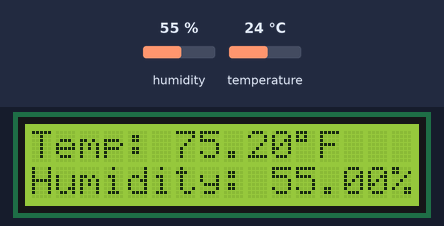
A sketch run on a simulated Arduino Uno, built with avr-gcc and run on an emulated ATmega328P. Parts: 16×2 character LCD. The inputs (shaded band) are chosen by the test bench; at power-on: humidity 55 %, temperature 24 °C. What the sketch prints to the serial monitor is not drawn.

Above: at 1.2 s.
1.3 s: humidity set to 22 %
At 6.5 s:
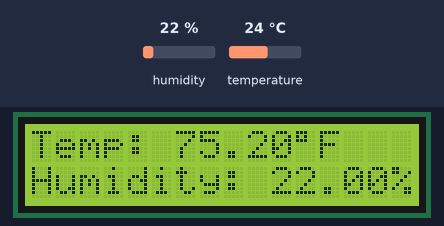
11.6 s: temperature set to 12 °C
At 15.5 s:
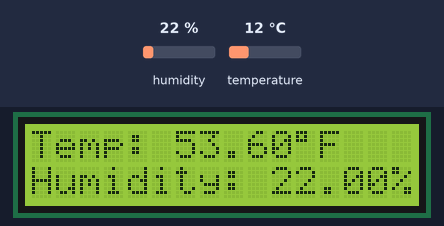
20.7 s: humidity set to 40 %
At 25.6 s:
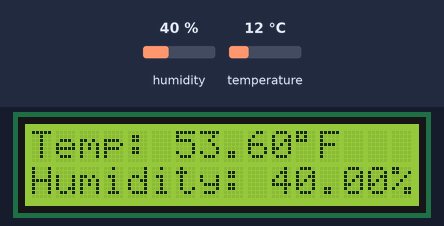
30.7 s: temperature set to 19 °C
At 35.8 s:
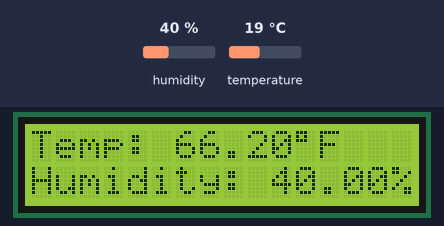
Timing chart, 0 to 37.3 s (numbered marks = the images above; inputs shaded):
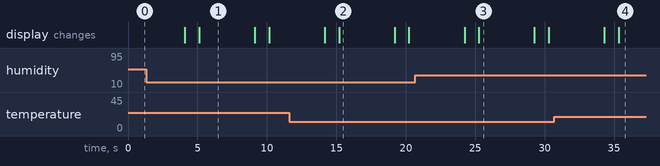

The sketch:

dht11withLCD.ino
```cpp
#include <dht.h>
#include <LiquidCrystal.h>

LiquidCrystal lcd(12, 11, 5, 4, 3, 2);

dht DHT;

#define DHT11_PIN 7

void setup(){
  Serial.begin(9600);
  Serial.println("Temperature Humidity");
  lcd.begin(16, 2);
}

//60000 ms per second
//3600000 ms per hour
//1000 ms per seccond
static int runHours = 8;
int minrun = 56;
static bool wait = true;
static bool stopincr = false; //true if already incremented, false if hours need incr

char * getTime(){
  //calling millis() counts number of ms since start of the program call...
  unsigned long allSeconds=millis()/1000;
  //int runHours= (allSeconds/3600 + hourrun) % 24;
  int secsRemaining=allSeconds%3600;
  int runMinutes= (secsRemaining/60  + minrun) % 60;

  if(runMinutes ==0 && !wait && !stopincr){
    runHours += 1;
    wait = true;
    stopincr = true;
    }
  else if(runMinutes == 0){
    wait = false;
    }
  else{ //minutes from 1 - 59
    stopincr = false;
    wait = true;
    }

   runHours = runHours%24;

  char * buf = (char *) malloc(50);
  sprintf(buf,"Time: %02d:%02d",runHours, runMinutes);
  //Serial.println(buf);
  return buf;
}

void loop(){
  int chk = DHT.read11(DHT11_PIN);
    float finaltemp = (DHT.temperature * 9 / 5)+ 32;
      Serial.print(finaltemp);
      Serial.print(", ");
      Serial.println(DHT.humidity);
  lcd.setCursor(0,0);
  lcd.print("Temp: ");
  lcd.print(finaltemp);
  lcd.print((char)223);
  lcd.print("F");
  lcd.setCursor(0,1);
  lcd.print("Humidity: ");
  lcd.print(DHT.humidity);
  lcd.print("%");
  delay(4000);

  lcd.clear();
  lcd.setCursor(0,0);
  char * time = getTime();
  lcd.print(time);
  free(time);
  lcd.setCursor(0,1);
  lcd.print("Updating...");
  delay(1000);

}
```

Measured:
- after the input at 1.3 s, the display: first differs from a run without the input after 3.8 s (image 1)
- after the input at 11.6 s, the display: first differs from a run without the input after 3.6 s (image 2)
- after the input at 20.7 s, the display: first differs from a run without the input after 4.6 s (image 3)
- after the input at 30.7 s, the display: first differs from a run without the input after 4.6 s (image 4)
- what the display in image 1 shows lasts 4.0 s, from 5.1 s to 9.1 s
